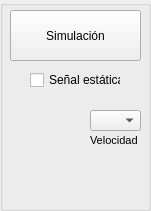
  <widget class="QGroupBox" name="groupBox_2">
   <property name="geometry">
    <rect>
     <x>565</x>
     <y>490</y>
     <width>151</width>
     <height>211</height>
    </rect>
   </property>
   <property name="title">
    <string/>
   </property>
   <widget class="QCheckBox" name="checkBox_s1">
    <property name="geometry">
     <rect>
      <x>30</x>
      <y>70</y>
      <width>91</width>
      <height>20</height>
     </rect>
    </property>
    <property name="text">
     <string>Señal estática</string>
    </property>
   </widget>
   <widget class="QPushButton" name="pushButton_s1">
    <property name="geometry">
     <rect>
      <x>10</x>
      <y>10</y>
      <width>131</width>
      <height>51</height>
     </rect>
    </property>
    <property name="cursor">
     <cursorShape>PointingHandCursor</cursorShape>
    </property>
    <property name="toolTip">
     <string>&lt;html&gt;&lt;head/&gt;&lt;body&gt;&lt;p&gt;&lt;br/&gt;&lt;/p&gt;&lt;/body&gt;&lt;/html&gt;</string>
    </property>
    <property name="text">
     <string>Simulación</string>
    </property>
   </widget>
   <widget class="QLabel" name="label_s19">
    <property name="geometry">
     <rect>
      <x>90</x>
      <y>130</y>
      <width>51</width>
      <height>21</height>
     </rect>
    </property>
    <property name="font">
     <font>
      <pointsize>8</pointsize>
      <weight>50</weight>
      <bold>false</bold>
     </font>
    </property>
    <property name="text">
     <string>Velocidad</string>
    </property>
   </widget>
   <widget class="QComboBox" name="comboBox_s9">
    <property name="geometry">
     <rect>
      <x>90</x>
      <y>110</y>
      <width>51</width>
      <height>21</height>
     </rect>
    </property>
    <property name="font">
     <font>
      <pointsize>11</pointsize>
      <weight>75</weight>
      <bold>true</bold>
     </font>
    </property>
    <property name="editable">
     <bool>false</bool>
    </property>
   </widget>
  </widget>
